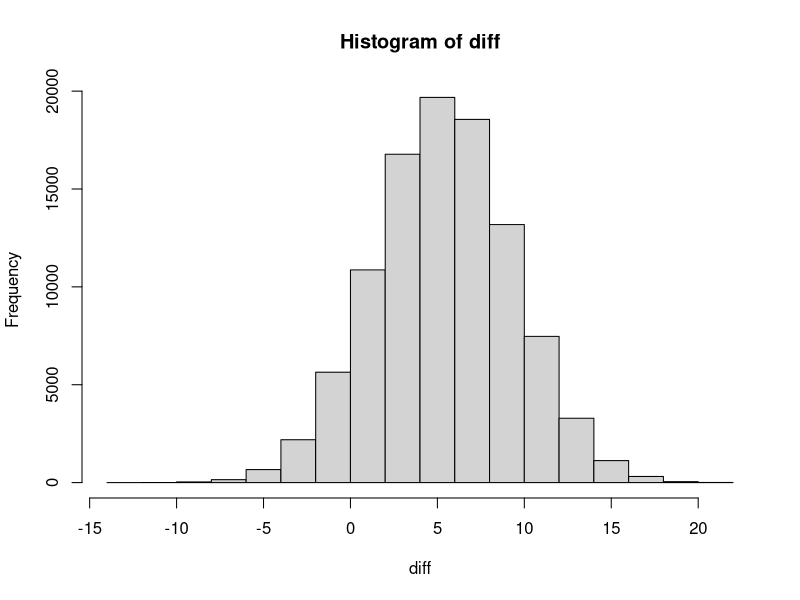
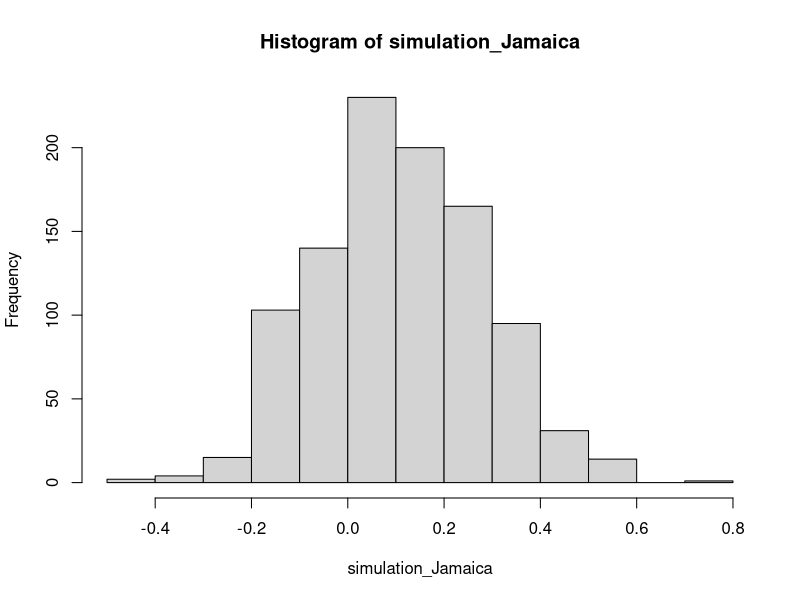

These charts were generated, in order, by the following R code: (Note: a time limit stopped this script after it produced the figures.)
## ---- chunk 1
knitr::opts_chunk$set(echo = TRUE)
## ---- chunk 2
#Difference in percentage is 10%
#Critical value of this experiment is 1.96, 95% confidence interval
#In order to have a good chance of distinguishing, we want 0.1/sd to be bigger than 1.96.
#Thus, 0.1/sqrt(0.1*0.9/N) > 1.96
#(1.96*0.3/0.1)^2 < N
#Therefore N has to be bigger than 35.
#Hence, N has to be roughly 35 for me to have a good chance of 
#distinguishing 30% shooter from a 40% shooter

## ---- chunk 3
birthdata <- c(.4777,.4875,.4859,.4754,.4874,.4864,.4813,.4787,.4895,.4797,.4876,.4859,
               .4857,.4907,.5010,.4903,.4860,.4911,.4871,.4725,.4822,.4870,.4823,.4973)
## ---- chunk 4
library(dplyr)
library(ggplot2)
births <- 3900
girls_1908 <- c(.4777,.4875,.4859,.4754,.4874,.4864,.4813,.4787,.4895,.4797,.4876,.4859)
girls_1909 <- c(.4857,.4907,.5010,.4903,.4860,.4911,.4871,.4725,.4822,.4870,.4823,.4973)
standardDeviation <- sd(birthdata)
girls_mean <- mean(birthdata)
expectedStandardDeviation <- sqrt(girls_mean*(1-girls_mean)/births) 
#population > 20 so we use sqrt(P*(1-P)/n)
standardDeviation
expectedStandardDeviation


## ---- chunk 5

#In this case, the difference is small enough to be explained by random variation


## ---- chunk 6
set.seed(1000)
N <- 100
men_mean <- 69.1
women_mean <- 63.7
men_sd <- 2.9
women_sd <- 2.7
simulations <- 1000
men_observation <- replicate(simulations,rnorm(N,mean=men_mean,sd=men_sd))
women_observation <- replicate(simulations,rnorm(N,mean=women_mean,sd=women_sd))
men_matrix <- matrix(men_observation,nrow=N,ncol=simulations)
women_matrix <- matrix(women_observation,nrow=N,ncol=simulations)
diff <- men_matrix - women_matrix
hist(diff)
mean(diff)
sd(diff)



## ---- chunk 7

## ---- chunk 8
set.seed(608)
Sims <- 1000
simulation_Jamaica <- rnorm(Sims,mean=0.10,sd=0.17)
hist(simulation_Jamaica)

## ---- chunk 9
upper_jamica <- 0.1 + qnorm(0.975)*0.17/sqrt(1000)
lower_jamica <- 0.1 - qnorm(0.975)*0.17/sqrt(1000)


## ---- chunk 10
mean(simulation_Jamaica)
sd(simulation_Jamaica)

## ---- chunk 11
var1 <- rnorm(1000,0,1)
var2 <- rnorm(1000,0,1)
Regression <- lm(var1~var2)
summary(Regression)

#The slope coefficient is statistically significant
## ---- chunk 12
n <- 100
sim_11.3 <- function(n,a=2,b=3){
    for (i in 1:100) {
      x_i <- runif(n,min=0,max=10)
      error_i <- rnorm(n,0,1)
      y_i=a+b*x_i+error_i
      reg11.3 <- lm(y_i~x_i)
    }
  return(y_i)
}
replication_11.3 <- replicate(1000,sim_11.3(100,a=2,b=3))
